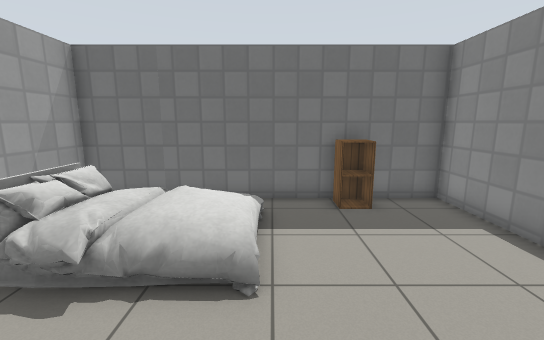
View 1 (above)

16 first-person views from a walk through a world built for the Gazebo simulator. The camera is 1.3 m above the floor, tilts 10° down and sees 90° across. The floor is counted in squares, 0.5 m on a side. Each view is taken from the middle of a square. On the plan, view 1 faces up. The plan holds only what a view shows up to about 18 squares ahead; the rest is blank. Simple patterns stand in for the simulator's built-in surfaces. Some stock models are drawn as simple stand-ins. Some surface patterns are stand-ins.

View 2
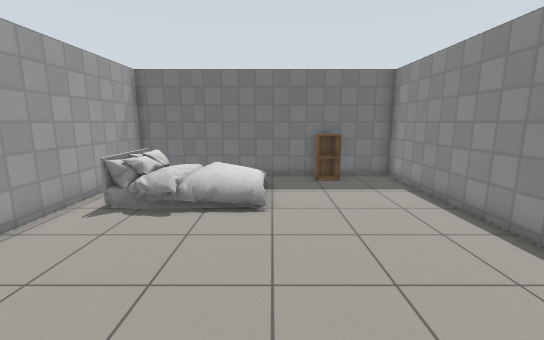

View 3
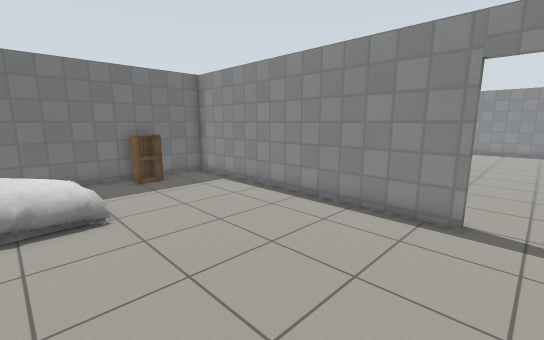

View 4
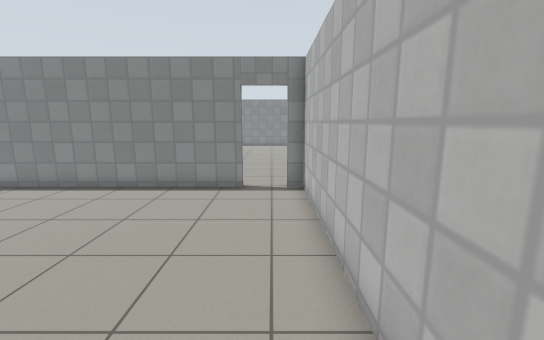

View 5
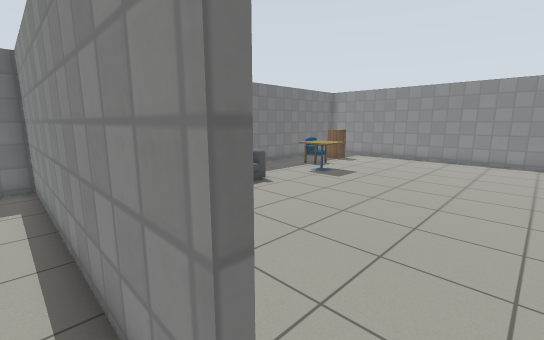

View 6
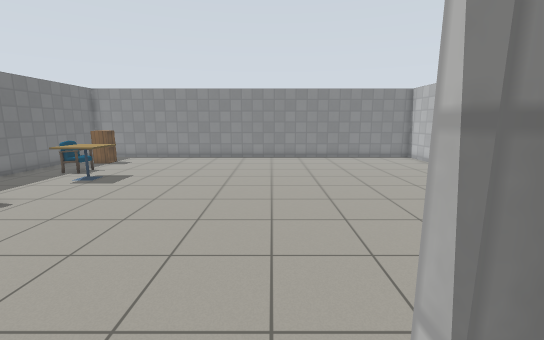

View 7
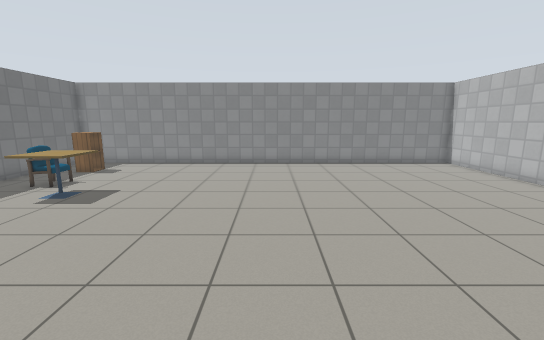

View 8
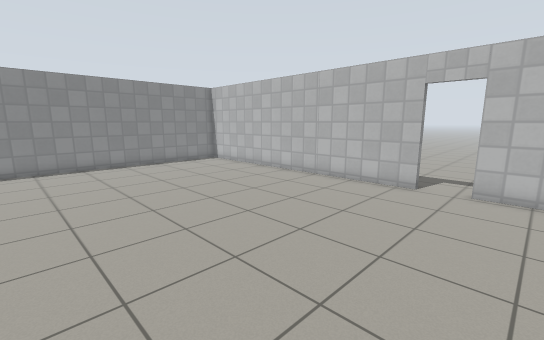

View 9
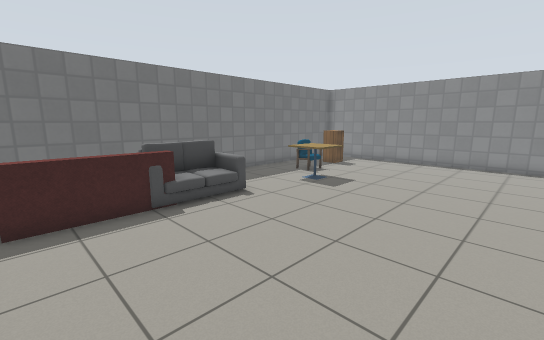

View 10
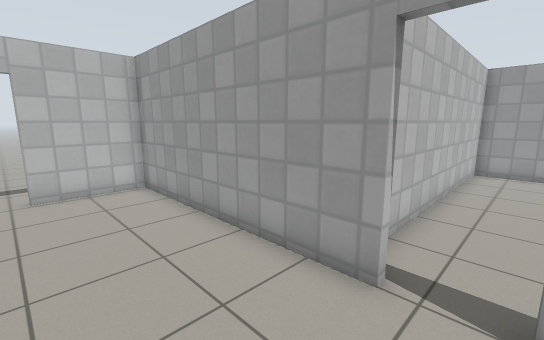

View 11
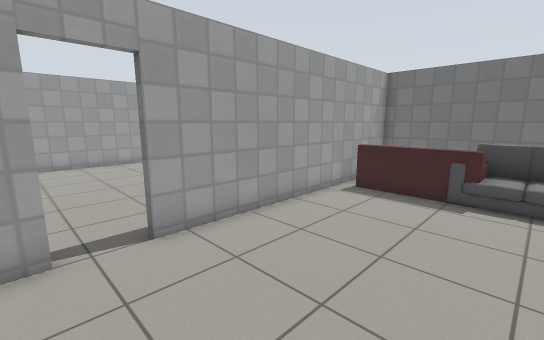

View 12
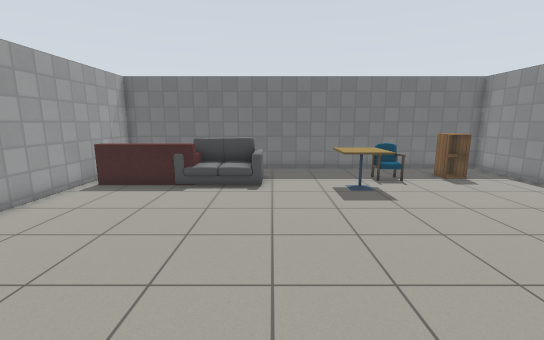

View 13
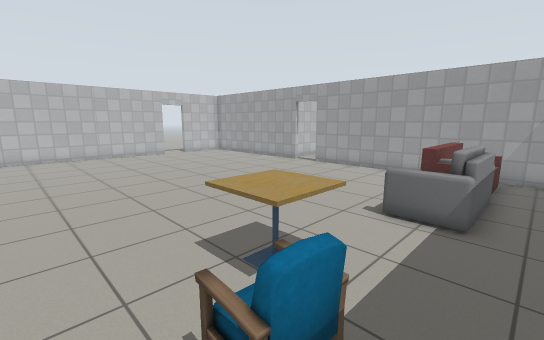

View 14
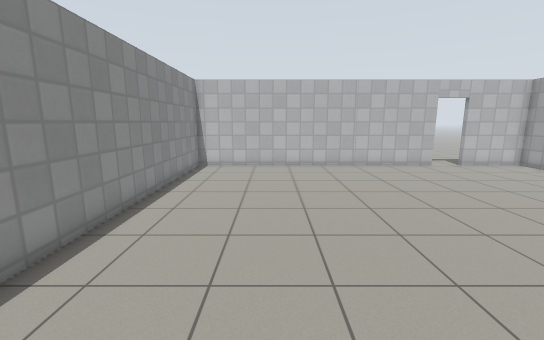

View 15
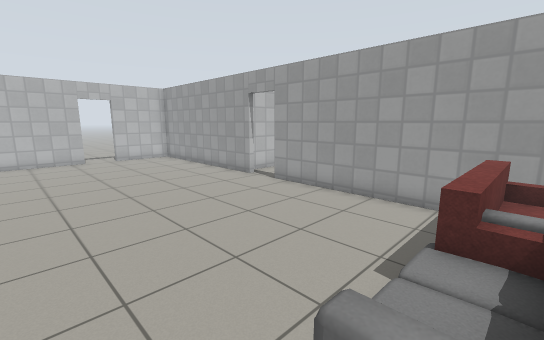

View 16
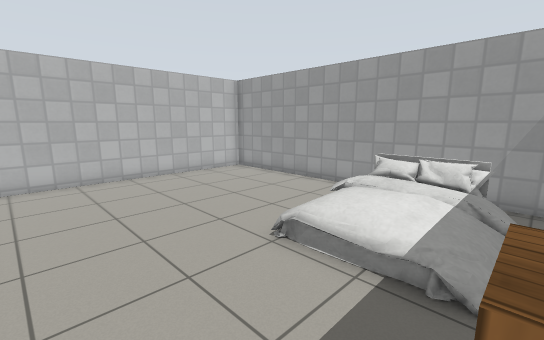

### Floor plan
Ten units are one square. View 1 is at (0, 0); x grows to the right and y downward. Boxes are objects, and circles mark ways between rooms. Rooms are numbered by the first view taken in them; rooms with no view inside come last. Other rooms are left out.
<svg viewBox="-69 -96 328 246">
<path fill="none" stroke="#000" d="M57 28 57 -91 -64 -91 -64 53 57 53M60 46 60 143 96 143M113 143 254 143 254 -91 60 -91 60 28"/>
<rect x="-55" y="-85" width="60" height="50" fill="#bbb"><title>bed</title></rect>
<rect x="15" y="-85" width="20" height="10" fill="#bbb"><title>cabinet</title></rect>
<rect x="65" y="-75" width="50" height="30" fill="#bbb"><title>sofa</title></rect>
<rect x="105" y="-75" width="40" height="30" fill="#bbb"><title>sofa</title></rect>
<rect x="165" y="-65" width="20" height="30" fill="#bbb"><title>cafe table</title></rect>
<rect x="185" y="-75" width="20" height="20" fill="#bbb"><title>chair</title></rect>
<rect x="215" y="-75" width="20" height="20" fill="#bbb"><title>cabinet</title></rect>
<circle cx="60" cy="35" r="3" fill="#2a7"/>
<text x="0" y="-20">1</text>
<text x="150" y="20">2</text>
</svg>
Room 1 opens to room 2.

Where each view was taken, in squares from view 1:
view 1: 0 up, 0 right, facing up
view 2: 4 down, 0 right, facing up
view 3: 4 down, 2 left, facing up-right
view 4: 4 down, 5 left, facing right
view 5: 4 down, 5 right, facing up-right
view 6: 4 down, 5 right, facing right
view 7: 3 down, 8 right, facing right
view 8: 3 down, 8 right, facing down-right
view 9: 3 down, 7 right, facing up-right
view 10: 3 down, 10 right, facing down-left
view 11: 5 down, 12 right, facing up-left
view 12: 6 down, 14 right, facing up
view 13: 8 up, 21 right, facing down-left
view 14: 2 up, 21 right, facing down
view 15: 6 up, 15 right, facing down-left
view 16: 8 up, 4 right, facing down-left
